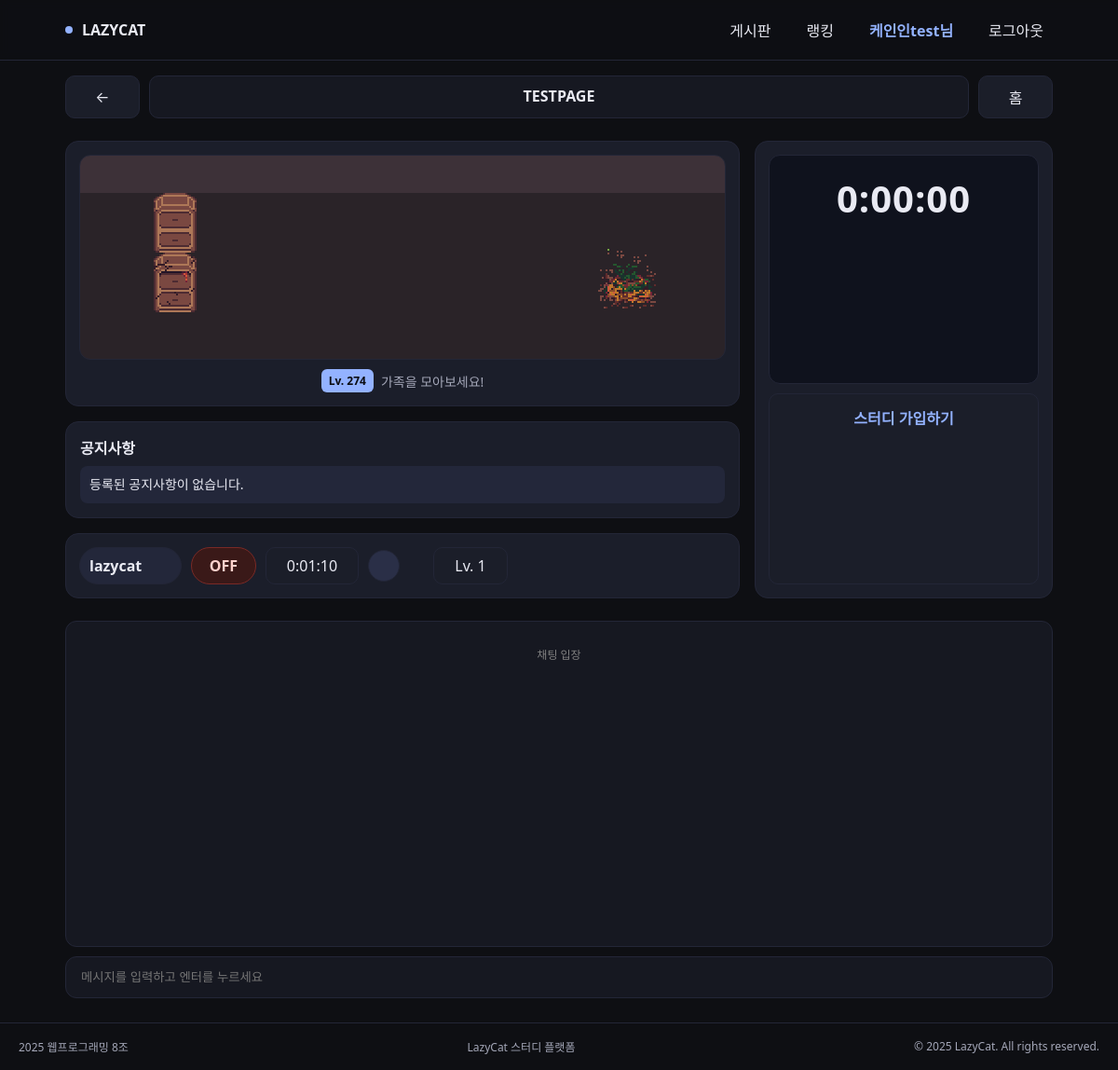
/study/TESTCODE/ (signed in), run on an earlier commit of the app's database.
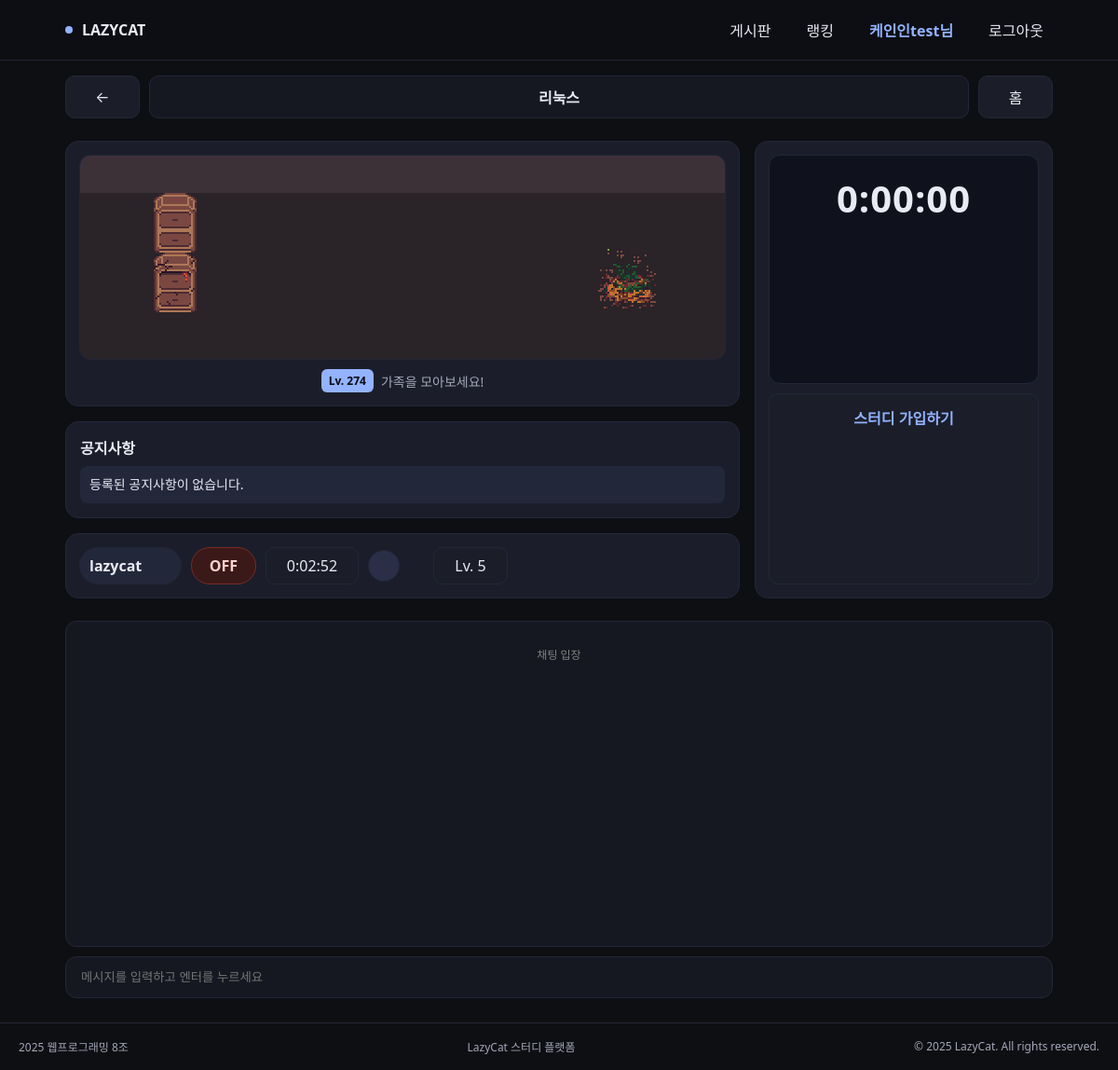
And on a later commit of the database.
### webapp/models.py (models this page shows, shortened)
class StudyGroup(models.Model):
    name = models.CharField(max_length=100)  # 스터디 이름
    subject = models.CharField(max_length=50) # 과목명 (예: 웹프로그래밍)
    group_code = models.CharField(max_length=20, unique=True) # 그룹 코드 (URL에 사용: /study/A1B2C/)
    description = models.TextField(blank=True) # 소개글
    created_at = models.DateTimeField(auto_now_add=True) # 생성일
    creator = models.ForeignKey(User, on_delete=models.CASCADE, related_name='created_groups', null=True)
    notice = models.TextField(blank=True, default="등록된 공지사항이 없습니다.")
    members = models.ManyToManyField(
        User,
        through='StudyGroupMember', # 중간 모델 지정
        related_name='study_groups',
        blank=True
    )
    report_count = models.PositiveIntegerField(default=0)

class StudyGroupMember(models.Model):
    user = models.ForeignKey(User, on_delete=models.CASCADE)
    study_group = models.ForeignKey(StudyGroup, on_delete=models.CASCADE)
    group_study_time = models.DurationField(default=timedelta(seconds=0))
    class Meta:
        unique_together = ('user', 'study_group')

class UserProfile(models.Model):
    user = models.OneToOneField(User, on_delete=models.CASCADE, related_name='profile')
    nickname = models.CharField(max_length=20, blank=True)
    level = models.IntegerField(default=1)  # Lv. 1
    avatar_index = models.PositiveSmallIntegerField(default=1) #프로필 사진
    total_study_time = models.DurationField(null=True, blank=True) # 총 공부 시간

### webapp/views.py (the view)
# urls.py: path('study/<str:group_code>/', views.study_timer, name='timer'),
@login_required
def study_timer(request: HttpRequest, group_code: str) -> HttpResponse:
    study = get_object_or_404(StudyGroup, group_code=group_code)
    is_creator = (request.user == study.creator)
    initial_time = 0
    is_member = False # 기본값: 멤버 아님
    member_data = StudyGroupMember.objects.filter(study_group=study).select_related('user', 'user__profile')
    if request.user.is_authenticated:
        try:
            member_profile = StudyGroupMember.objects.get(user=request.user, study_group=study)
            duration_obj = member_profile.group_study_time
            if duration_obj and hasattr(duration_obj, 'total_seconds'):
                initial_time = int(duration_obj.total_seconds())
            else:
                initial_time = 0
            is_member = True
        except StudyGroupMember.DoesNotExist:
            is_member = False
    context = {
        'study': study,
        'group_code': group_code,
        'is_member': is_member,      # True/False에 따라 타이머/가입 버튼 표시
        'initial_time': str(initial_time),
        'groups': member_data,
        'is_creator': is_creator,
    }
    return render(request, 'timer.html', context)

### templates/timer.html (shortened to what this page needs)
{% extends 'base.html' %}
{% load static %}
{% block top_area %}
<div class="topbar" style="max-width:1100px;margin:16px auto 0;padding:0 20px">
    <a href="{% url 'board' %}" class="btn" aria-label="뒤로" onclick="if (history.length > 1) { history.back(); return false; }">←</a>
    <div class="room" aria-label="스터디룸 이름">{{ study.name }}</div>
    <a href="{% url 'board' %}" class="btn" aria-label="홈">홈</a>
</div>
{% endblock %}
{% block content %}
<section class="left">
    <div class="panel char">
        <div class="cat-room" id="cat-room">
            <div class="prop prop-shelf" style="left: 10%; top: 40px;"></div>
            <div class="prop prop-plant" style="right: 15%; top: 100px;"></div>
        </div>
        <div class="cat-status" style="margin-top: 10px;">
            <span class="cat-badge">Lv. {{ request.user.profile.level }}</span>
            <span id="cat-message">가족을 모아보세요!</span>
        </div>
    </div>
    <div class="panel notice-board" style="padding: 15px;">
        <div style="display:flex; justify-content:space-between; align-items:center; margin-bottom:8px;">
            <h3 style="margin:0; font-size:16px; font-weight:800; color:var(--ink);">공지사항</h3>
        </div>
        <div id="notice-content" style="background:#23273a; padding:10px; border-radius:8px; font-size:14px; line-height:1.4; color:var(--ink); white-space: pre-wrap; min-height: 40px;">{{ study.notice }}</div>
    </div>
    <div class="panel members" aria-label="그룹원 현황">
        {% for member_link in groups %}
        <div class="row" data-user-id="{{ member_link.user.id }}">
            <div class="pill" style="display:flex; align-items:center; gap:4px;">
                {{ member_link.user.profile.nickname|default:member_link.user.username }}
            </div>
            <div class="pill state off">OFF</div>
            <div class="timebox">{{ member_link.group_study_time|default:"0:00:00" }}</div>
            <div class="avatar"></div>
            <div class="lvl">Lv. {{ member_link.user.profile.level }}</div>
        </div>
        {% endfor %}
    </div>
</section>
<aside class="panel timer" aria-label="타이머">
    <div class="face">0:00:00</div>
    <div class="cta">
        {% if is_member %}
            <span style="cursor:pointer">공부 시작</span>
        {% else %}
            <form action="{% url 'join_study' study.group_code %}" method="post">
                <button type="submit" style="background:none; border:none; color:#93b2ff; font-weight:800; font-size:inherit; cursor:pointer;">스터디 가입하기</button>
            </form>
        {% endif %}
    </div>
</aside>
{% endblock %}
{% block chat_input %}
<div class="chat-wrapper">
    <div class="chat-box" id="chat-box">
        <div style="text-align:center; color:gray; font-size:12px; margin-top:10px;">
            채팅 입장
        </div>
    </div>
    <div class="chat-input-row">
        <input type="text" id="chat-input" class="chat-input"
                 placeholder="메시지를 입력하고 엔터를 누르세요" autocomplete="off" />
    </div>
</div>
{% endblock %}

What changed in the data, as far as the page shows it:
changed StudyGroup "등록된 공지사항이 없습니다.": name "TESTPAGE" → "리눅스"
changed StudyGroupMember "lazycat": group_study_time "0:01:10" → "0:02:52"; user.profile.level "1" → "5"
